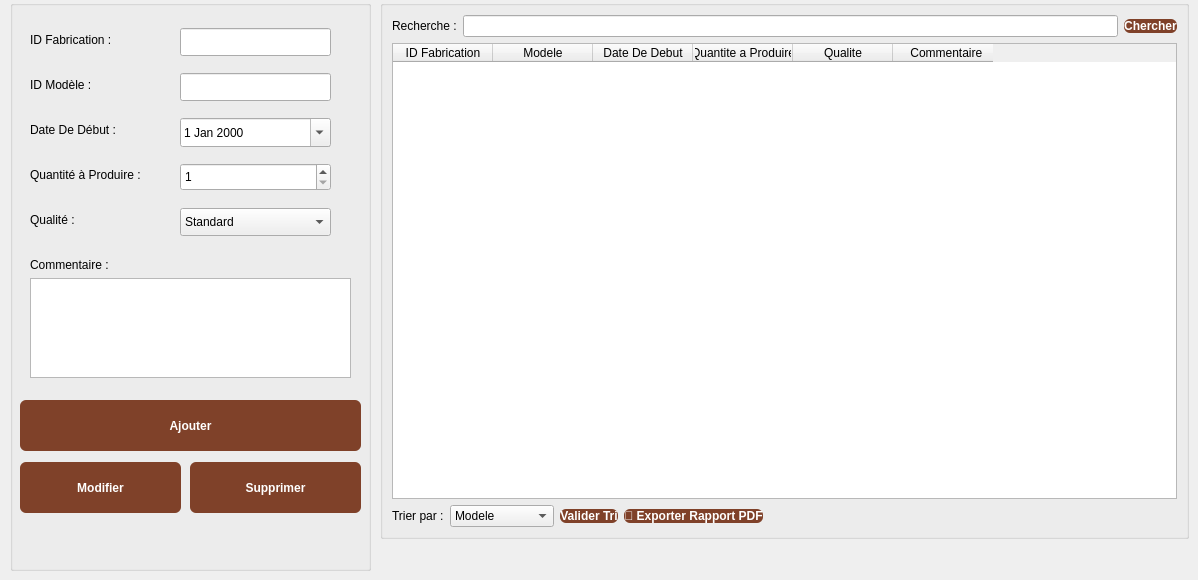
      <widget class="QWidget" name="tab_gestion_2">
       <attribute name="title">
        <string>Gestion De La Fabrication</string>
       </attribute>
       <widget class="QGroupBox" name="groupBox_2">
        <property name="geometry">
         <rect>
          <x>10</x>
          <y>0</y>
          <width>361</width>
          <height>571</height>
         </rect>
        </property>
        <property name="title">
         <string/>
        </property>
        <widget class="QLabel" name="lbl_id_fabrication">
         <property name="geometry">
          <rect>
           <x>20</x>
           <y>30</y>
           <width>141</width>
           <height>20</height>
          </rect>
         </property>
         <property name="text">
          <string>ID Fabrication :</string>
         </property>
        </widget>
        <widget class="QLineEdit" name="aff_id_fab">
         <property name="geometry">
          <rect>
           <x>170</x>
           <y>28</y>
           <width>151</width>
           <height>28</height>
          </rect>
         </property>
        </widget>
        <widget class="QLabel" name="lbl_modele">
         <property name="geometry">
          <rect>
           <x>20</x>
           <y>75</y>
           <width>141</width>
           <height>20</height>
          </rect>
         </property>
         <property name="text">
          <string>ID Modèle :</string>
         </property>
        </widget>
        <widget class="QLineEdit" name="aff_id_modele">
         <property name="geometry">
          <rect>
           <x>170</x>
           <y>73</y>
           <width>151</width>
           <height>28</height>
          </rect>
         </property>
        </widget>
        <widget class="QLabel" name="lbl_date_deb">
         <property name="geometry">
          <rect>
           <x>20</x>
           <y>120</y>
           <width>141</width>
           <height>20</height>
          </rect>
         </property>
         <property name="text">
          <string>Date De Début :</string>
         </property>
        </widget>
        <widget class="QDateEdit" name="aff_date_deb">
         <property name="geometry">
          <rect>
           <x>170</x>
           <y>118</y>
           <width>151</width>
           <height>29</height>
          </rect>
         </property>
         <property name="calendarPopup">
          <bool>true</bool>
         </property>
        </widget>
        <widget class="QLabel" name="lbl_quantite">
         <property name="geometry">
          <rect>
           <x>20</x>
           <y>165</y>
           <width>141</width>
           <height>20</height>
          </rect>
         </property>
         <property name="text">
          <string>Quantité à Produire :</string>
         </property>
        </widget>
        <widget class="QSpinBox" name="aff_quantite">
         <property name="geometry">
          <rect>
           <x>170</x>
           <y>163</y>
           <width>151</width>
           <height>28</height>
          </rect>
         </property>
         <property name="minimum">
          <number>1</number>
         </property>
         <property name="maximum">
          <number>99999</number>
         </property>
        </widget>
        <widget class="QLabel" name="lbl_qualite">
         <property name="geometry">
          <rect>
           <x>20</x>
           <y>210</y>
           <width>141</width>
           <height>20</height>
          </rect>
         </property>
         <property name="text">
          <string>Qualité :</string>
         </property>
        </widget>
        <widget class="QComboBox" name="aff_qualite">
         <property name="geometry">
          <rect>
           <x>170</x>
           <y>208</y>
           <width>151</width>
           <height>28</height>
          </rect>
         </property>
         <item>
          <property name="text">
           <string>Standard</string>
          </property>
         </item>
         <item>
          <property name="text">
           <string>Premium</string>
          </property>
         </item>
         <item>
          <property name="text">
           <string>Luxe</string>
          </property>
         </item>
         <item>
          <property name="text">
           <string>Export</string>
          </property>
         </item>
        </widget>
        <widget class="QLabel" name="lbl_commentaire">
         <property name="geometry">
          <rect>
           <x>20</x>
           <y>255</y>
           <width>141</width>
           <height>20</height>
          </rect>
         </property>
         <property name="text">
          <string>Commentaire :</string>
         </property>
        </widget>
        <widget class="QTextEdit" name="aff_commentaire">
         <property name="geometry">
          <rect>
           <x>20</x>
           <y>278</y>
           <width>321</width>
           <height>100</height>
          </rect>
         </property>
        </widget>
        <widget class="QPushButton" name="btn_ajouter_2">
         <property name="geometry">
          <rect>
           <x>10</x>
           <y>400</y>
           <width>341</width>
           <height>51</height>
          </rect>
         </property>
         <property name="styleSheet">
          <string notr="true">background-color: #7F4129; color: #FFFFFF; font-weight: bold; border-radius: 6px;</string>
         </property>
         <property name="text">
          <string>Ajouter</string>
         </property>
        </widget>
        <widget class="QPushButton" name="btn_modifier">
         <property name="geometry">
          <rect>
           <x>10</x>
           <y>462</y>
           <width>161</width>
           <height>51</height>
          </rect>
         </property>
         <property name="styleSheet">
          <string notr="true">background-color: #7F4129; color: #FFFFFF; font-weight: bold; border-radius: 6px;</string>
         </property>
         <property name="text">
          <string>Modifier</string>
         </property>
        </widget>
        <widget class="QPushButton" name="btn_supprimer">
         <property name="geometry">
          <rect>
           <x>180</x>
           <y>462</y>
           <width>171</width>
           <height>51</height>
          </rect>
         </property>
         <property name="styleSheet">
          <string notr="true">background-color: #7F4129; color: #FFFFFF; font-weight: bold; border-radius: 6px;</string>
         </property>
         <property name="text">
          <string>Supprimer</string>
         </property>
        </widget>
       </widget>
       <widget class="QGroupBox" name="groupBox_tableau_2">
        <property name="geometry">
         <rect>
          <x>380</x>
          <y>0</y>
          <width>809</width>
          <height>539</height>
         </rect>
        </property>
        <property name="title">
         <string/>
        </property>
        <layout class="QVBoxLayout" name="verticalLayoutRight_2">
         <item>
          <layout class="QHBoxLayout" name="horizontalLayoutSearch_2">
           <item>
            <widget class="QLabel" name="recherche_6">
             <property name="text">
              <string>Recherche :</string>
             </property>
            </widget>
           </item>
           <item>
            <widget class="QLineEdit" name="rech_7"/>
           </item>
           <item>
            <widget class="QPushButton" name="btn_rechercher_6">
             <property name="styleSheet">
              <string notr="true">background-color: #7F4129; color: #FFFFFF; font-weight: bold; border-radius: 6px;</string>
             </property>
             <property name="text">
              <string>Chercher</string>
             </property>
            </widget>
           </item>
          </layout>
         </item>
         <item>
          <widget class="QTableWidget" name="table_modeles_2">
           <property name="alternatingRowColors">
            <bool>true</bool>
           </property>
           <property name="selectionBehavior">
            <enum>QAbstractItemView::SelectionBehavior::SelectRows</enum>
           </property>
           <column>
            <property name="text">
             <string>ID Fabrication</string>
            </property>
           </column>
           <column>
            <property name="text">
             <string>Modele</string>
            </property>
           </column>
           <column>
            <property name="text">
             <string>Date De Debut</string>
            </property>
           </column>
           <column>
            <property name="text">
             <string>Quantite a Produire</string>
            </property>
           </column>
           <column>
            <property name="text">
             <string>Qualite</string>
            </property>
           </column>
           <column>
            <property name="text">
             <string>  Commentaire</string>
            </property>
           </column>
          </widget>
         </item>
         <item>
          <layout class="QHBoxLayout" name="horizontalLayoutBottom_2">
           <item>
            <widget class="QLabel" name="trie_6">
             <property name="text">
              <string>Trier par :</string>
             </property>
            </widget>
           </item>
           <item>
            <widget class="QComboBox" name="cb_critere_recherche_modele_2">
             <item>
              <property name="text">
               <string>Modele</string>
              </property>
             </item>
             <item>
              <property name="text">
               <string>ID Fabrication</string>
              </property>
             </item>
             <item>
              <property name="text">
               <string>Date Debut</string>
              </property>
             </item>
             <item>
              <property name="text">
               <string>Qualite</string>
              </property>
             </item>
            </widget>
           </item>
           <item>
            <widget class="QPushButton" name="btn_tire_2">
             <property name="styleSheet">
              <string notr="true">background-color: #7F4129; color: #FFFFFF; font-weight: bold; border-radius: 6px;</string>
             </property>
             <property name="text">
              <string>Valider Tri</string>
             </property>
            </widget>
           </item>
           <item>
            <widget class="QPushButton" name="btn_export_pdf_modele_2">
             <property name="styleSheet">
              <string notr="true">background-color: #7F4129; color: #FFFFFF; font-weight: bold; border-radius: 6px;</string>
             </property>
             <property name="text">
              <string>📄 Exporter Rapport PDF</string>
             </property>
            </widget>
           </item>
           <item>
            <spacer name="horizontalSpacer_2">
             <property name="orientation">
              <enum>Qt::Orientation::Horizontal</enum>
             </property>
             <property name="sizeHint" stdset="0">
              <size>
               <width>0</width>
               <height>0</height>
              </size>
             </property>
            </spacer>
           </item>
          </layout>
         </item>
        </layout>
       </widget>
      </widget>
